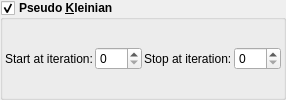
    <widget class="MyGroupBox" name="groupCheck_transf_function_enabledAy">
     <property name="font">
      <font>
       <weight>75</weight>
       <bold>true</bold>
      </font>
     </property>
     <property name="toolTip">
      <string/>
     </property>
     <property name="title">
      <string>Pseudo &amp;Kleinian</string>
     </property>
     <property name="checkable">
      <bool>true</bool>
     </property>
     <layout class="QVBoxLayout" name="verticalLayout_35" stretch="0">
      <property name="spacing">
       <number>2</number>
      </property>
      <property name="leftMargin">
       <number>2</number>
      </property>
      <property name="topMargin">
       <number>2</number>
      </property>
      <property name="rightMargin">
       <number>2</number>
      </property>
      <property name="bottomMargin">
       <number>2</number>
      </property>
      <item>
       <layout class="QGridLayout" name="gridLayout_17">
        <item row="0" column="3">
         <widget class="MySpinBox" name="spinboxInt_transf_stop_iterations_C">
          <property name="sizePolicy">
           <sizepolicy hsizetype="Minimum" vsizetype="Maximum">
            <horstretch>0</horstretch>
            <verstretch>0</verstretch>
           </sizepolicy>
          </property>
          <property name="font">
           <font>
            <weight>50</weight>
            <bold>false</bold>
           </font>
          </property>
          <property name="maximum">
           <number>250</number>
          </property>
         </widget>
        </item>
        <item row="0" column="2">
         <widget class="QLabel" name="label_262">
          <property name="font">
           <font>
            <weight>50</weight>
            <bold>false</bold>
           </font>
          </property>
          <property name="text">
           <string>Stop at iteration:</string>
          </property>
         </widget>
        </item>
        <item row="0" column="1">
         <widget class="MySpinBox" name="spinboxInt_transf_start_iterations_C">
          <property name="sizePolicy">
           <sizepolicy hsizetype="Minimum" vsizetype="Maximum">
            <horstretch>0</horstretch>
            <verstretch>0</verstretch>
           </sizepolicy>
          </property>
          <property name="font">
           <font>
            <weight>50</weight>
            <bold>false</bold>
           </font>
          </property>
          <property name="maximum">
           <number>250</number>
          </property>
         </widget>
        </item>
        <item row="0" column="0">
         <widget class="QLabel" name="label_72">
          <property name="font">
           <font>
            <weight>50</weight>
            <bold>false</bold>
           </font>
          </property>
          <property name="text">
           <string>Start at iteration:</string>
          </property>
         </widget>
        </item>
       </layout>
      </item>
     </layout>
    </widget>
